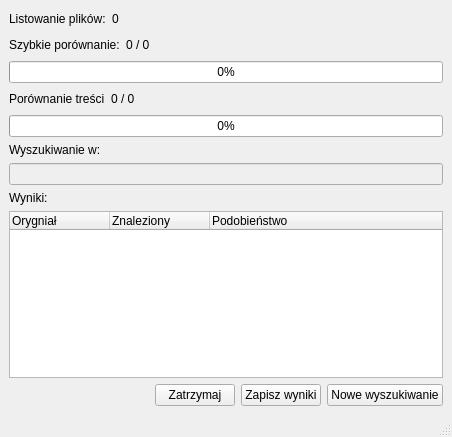
<?xml version="1.0" encoding="UTF-8"?>
<ui version="4.0">
 <class>SearchWindow</class>
 <widget class="QMainWindow" name="SearchWindow">
  <property name="geometry">
   <rect>
    <x>0</x>
    <y>0</y>
    <width>452</width>
    <height>437</height>
   </rect>
  </property>
  <property name="windowTitle">
   <string>MainWindow</string>
  </property>
  <widget class="QWidget" name="centralwidget">
   <layout class="QVBoxLayout" name="verticalLayout">
    <item>
     <layout class="QHBoxLayout" name="horizontalLayout_4">
      <item>
       <widget class="QLabel" name="label">
        <property name="text">
         <string>Listowanie plików:</string>
        </property>
       </widget>
      </item>
      <item>
       <widget class="QLabel" name="foundLabel">
        <property name="text">
         <string>0</string>
        </property>
       </widget>
      </item>
      <item>
       <spacer name="horizontalSpacer_4">
        <property name="orientation">
         <enum>Qt::Horizontal</enum>
        </property>
        <property name="sizeHint" stdset="0">
         <size>
          <width>40</width>
          <height>20</height>
         </size>
        </property>
       </spacer>
      </item>
     </layout>
    </item>
    <item>
     <layout class="QHBoxLayout" name="horizontalLayout">
      <item>
       <widget class="QLabel" name="label_2">
        <property name="text">
         <string>Szybkie porównanie:</string>
        </property>
       </widget>
      </item>
      <item>
       <widget class="QLabel" name="progressLabel1">
        <property name="text">
         <string>0 / 0</string>
        </property>
       </widget>
      </item>
      <item>
       <spacer name="horizontalSpacer">
        <property name="orientation">
         <enum>Qt::Horizontal</enum>
        </property>
        <property name="sizeHint" stdset="0">
         <size>
          <width>40</width>
          <height>20</height>
         </size>
        </property>
       </spacer>
      </item>
     </layout>
    </item>
    <item>
     <widget class="QProgressBar" name="progressBar1">
      <property name="value">
       <number>0</number>
      </property>
     </widget>
    </item>
    <item>
     <layout class="QHBoxLayout" name="horizontalLayout_2">
      <item>
       <widget class="QLabel" name="label_6">
        <property name="text">
         <string>Porównanie treści</string>
        </property>
       </widget>
      </item>
      <item>
       <widget class="QLabel" name="progressLabel2">
        <property name="text">
         <string>0 / 0</string>
        </property>
       </widget>
      </item>
      <item>
       <spacer name="horizontalSpacer_2">
        <property name="orientation">
         <enum>Qt::Horizontal</enum>
        </property>
        <property name="sizeHint" stdset="0">
         <size>
          <width>40</width>
          <height>20</height>
         </size>
        </property>
       </spacer>
      </item>
     </layout>
    </item>
    <item>
     <widget class="QProgressBar" name="progressBar2">
      <property name="value">
       <number>0</number>
      </property>
     </widget>
    </item>
    <item>
     <widget class="QLabel" name="label_5">
      <property name="text">
       <string>Wyszukiwanie w:</string>
      </property>
     </widget>
    </item>
    <item>
     <widget class="QLineEdit" name="searchDir">
      <property name="enabled">
       <bool>false</bool>
      </property>
     </widget>
    </item>
    <item>
     <widget class="QLabel" name="label_4">
      <property name="text">
       <string>Wyniki:</string>
      </property>
     </widget>
    </item>
    <item>
     <widget class="QTreeWidget" name="filesList">
      <column>
       <property name="text">
        <string>Orygniał</string>
       </property>
      </column>
      <column>
       <property name="text">
        <string>Znaleziony</string>
       </property>
      </column>
      <column>
       <property name="text">
        <string>Podobieństwo</string>
       </property>
      </column>
     </widget>
    </item>
    <item>
     <layout class="QHBoxLayout" name="horizontalLayout_3">
      <item>
       <spacer name="horizontalSpacer_3">
        <property name="orientation">
         <enum>Qt::Horizontal</enum>
        </property>
        <property name="sizeHint" stdset="0">
         <size>
          <width>40</width>
          <height>20</height>
         </size>
        </property>
       </spacer>
      </item>
      <item>
       <widget class="QPushButton" name="abortButton">
        <property name="text">
         <string>Zatrzymaj</string>
        </property>
       </widget>
      </item>
      <item>
       <widget class="QPushButton" name="saveButton">
        <property name="text">
         <string>Zapisz wyniki</string>
        </property>
       </widget>
      </item>
      <item>
       <widget class="QPushButton" name="newSearchButton">
        <property name="text">
         <string>Nowe wyszukiwanie</string>
        </property>
       </widget>
      </item>
     </layout>
    </item>
   </layout>
  </widget>
  <widget class="QStatusBar" name="statusBar"/>
 </widget>
 <resources/>
 <connections/>
</ui>
